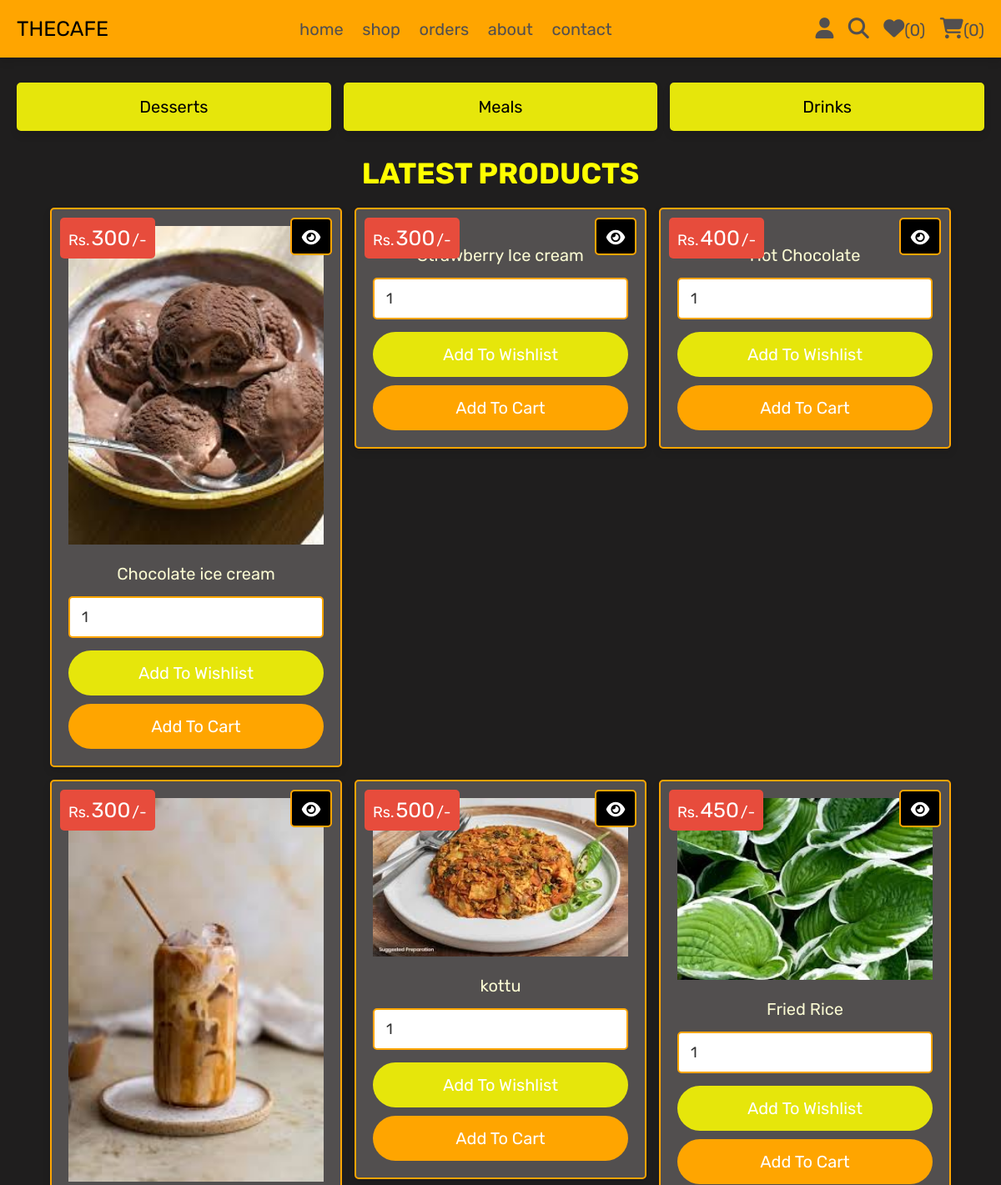
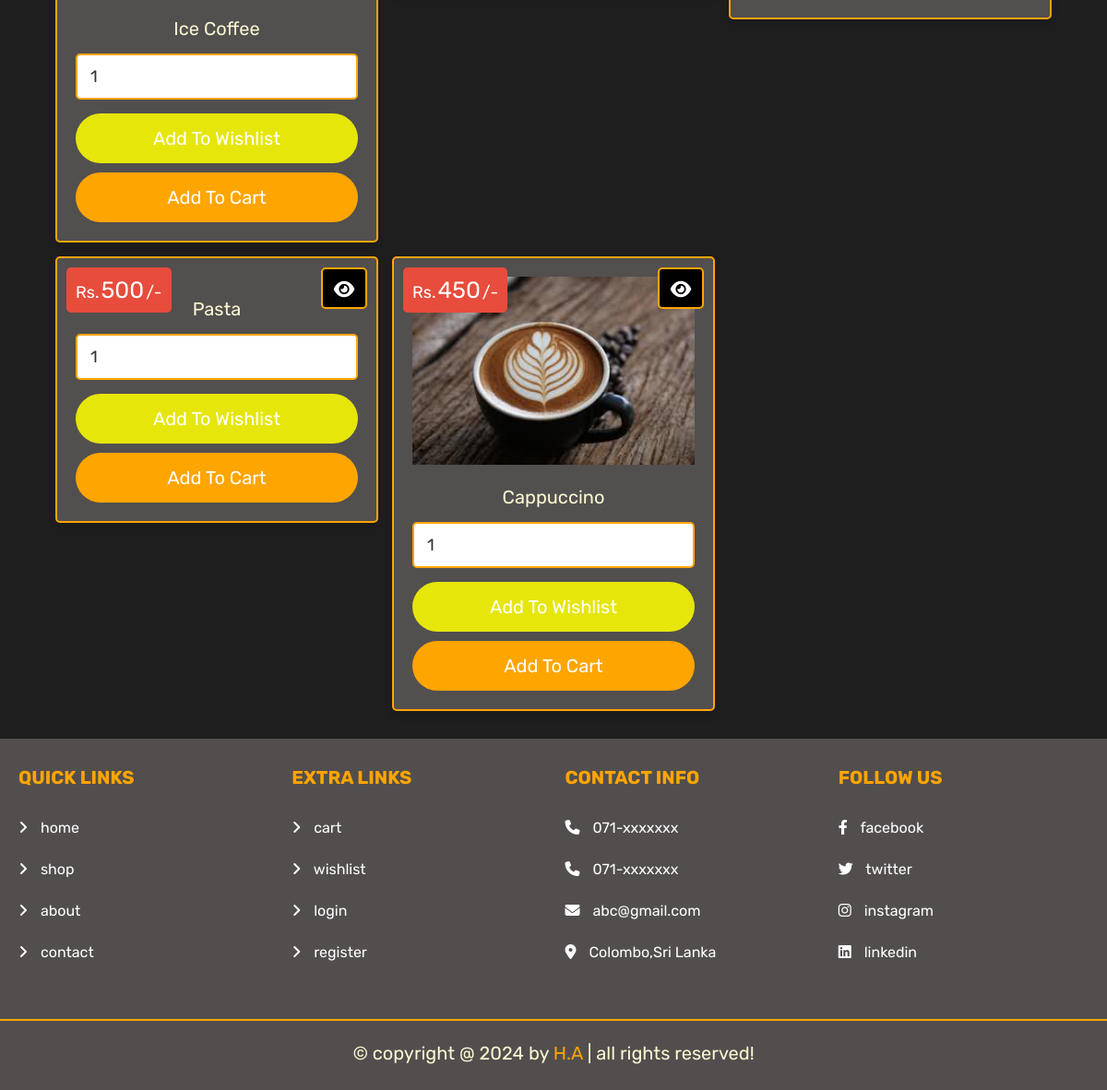
The page /shop.php (signed in) on the database its author committed (2 pictures, top to bottom).
### tables this page shows
CREATE TABLE `products` (
  `id` int(100) NOT NULL,
  `name` varchar(100) NOT NULL,
  `category` varchar(20) NOT NULL,
  `details` varchar(500) NOT NULL,
  `price` int(100) NOT NULL,
  `image` varchar(100) NOT NULL
);

### shop.php (the view, shortened to what this page needs)
<?php
@include 'config.php';
?>
<!DOCTYPE html>
<html lang="en">
<head>
   <link rel="stylesheet" href="https://cdnjs.cloudflare.com/ajax/libs/font-awesome/6.1.1/css/all.min.css">
   <link rel="stylesheet" href="css/style.css">
</head>
<body>
<?php include 'header.php'; ?>
<section class="p-category">
   <a href="category.php?category=desserts">desserts</a>
   <a href="category.php?category=meals">meals</a>
   <a href="category.php?category=drinks">drinks</a>
</section>
<section class="products">
   <h1 class="title">latest products</h1>
   <div class="box-container">
   <?php
      $select_products = $conn->prepare("SELECT * FROM `products`");
      $select_products->execute();
      if($select_products->rowCount() > 0){
         while($fetch_products = $select_products->fetch(PDO::FETCH_ASSOC)){
   ?>
   <form action="" class="box" method="POST">
      <div class="price">Rs.<span><?= $fetch_products['price']; ?></span>/-</div>
      <a href="view_page.php?pid=<?= $fetch_products['id']; ?>" class="fas fa-eye"></a>
      <img src="uploaded_img/<?= $fetch_products['image']; ?>" alt="">
      <div class="name"><?= $fetch_products['name']; ?></div>
      <input type="number" min="1" value="1" name="p_qty" class="qty">
      <input type="submit" value="add to wishlist" class="option-btn" name="add_to_wishlist">
      <input type="submit" value="add to cart" class="btn" name="add_to_cart">
   </form>
   <?php
      }
   }else{
      echo '<p class="empty">no products added yet!</p>';
   }
   ?>
   </div>
</section>
<?php include 'footer.php'; ?>
</body>
</html>

### css/style.css (style rules this page uses)
.products .box-container { display: grid; grid-template-columns: repeat(auto-fit, 35rem); gap:1.5rem; justify-content: center; align-items: flex-start; }
.products .box-container .box { padding:2rem; text-align: center; border:var(--border); background-color: var(--gray); box-shadow: var(--box-shadow); border-radius: .5rem; position: relative; }
.products .box-container .box .price { position: absolute; top:1rem; left:1rem; padding:1rem; border-radius: .5rem; background-color: var(--red); font-size: 1.8rem; color:var(--white); }
.products .box-container .box .price span { font-size: 2.5rem; color:var(--white); margin:0 .2rem; }
.products .box-container .box .fa-eye { position: absolute; top:1rem; right:1rem; border-radius: .5rem; height: 4.5rem; line-height: 4.3rem; width: 5rem; border:var(--border); color: white; font-size: 2rem; background-color: black; }
.products .box-container .box img { width: 100%; margin-bottom: 1rem; }
.products .box-container .box .name { font-size: 2rem; color: lightgoldenrodyellow; padding:1rem 0; }
.products .box-container .box .qty { margin:.5rem 0; border-radius: .5rem; padding:1.2rem 1.4rem; font-size: 1.8rem; color:var(--black); border:var(--border); width: 100%; }
.p-category { display: grid; grid-template-columns: repeat(auto-fit, minmax(27rem, 1fr)); gap:1.5rem; justify-content: center; align-items: flex-start; }
.p-category { padding-bottom: 0; }
.p-category a { padding:1.5rem; text-align: center; border: .2rem solid rgb(230, 230, 11); background-color: rgb(230, 230, 11); box-shadow: var(--box-shadow); border-radius: .5rem; font-size: 2rem; text-transform: capitalize; color: black; }

### css/components.css (style rules this page uses)
:root { --orange: orange; --red:#e74c3c; --black:#333; --gray:rgb(82, 79, 79); --light-color:#666; --white:#fff; --light-bg:#1f1e1e; --border:.2rem solid var(--orange); --box-shadow:0 .5rem 1rem rgba(0,0,0,.1); }
* { font-family: 'Rubik', sans-serif; margin:0; padding:0; box-sizing: border-box; outline: none; border:none; text-decoration: none; color:var(--black); }
body { background-color: var(--light-bg); }
html { font-size: 62.5%; overflow-x: hidden; scroll-behavior: smooth; scroll-padding-top: 6.5rem; }
section { padding:3rem 2rem; max-width: 1200px; margin:0 auto; }
.btn, .delete-btn, .option-btn { display: block; width: 100%; margin-top: 1rem; border: 2px solid transparent; border-radius: 30px; color:var(--white); font-size: 2rem; padding:1.3rem 3rem; text-transform: capitalize; cursor: pointer; text-align: center; transition: .4s; }
.btn { background-color: orange; }
.option-btn { background-color: rgb(230, 230, 11); }
.title { text-align: center; margin-bottom: 2rem; text-transform: uppercase; color:yellow; font-size: 3.5rem; }

### rows shown on the page
products: price "300", image (picture), name "Chocolate ice cream"
products: price "300", name "Strawberry Ice cream"
products: price "400", name "Hot Chocolate"
products: price "300", image (picture), name "Ice Coffee"
products: price "500", image (picture), name "kottu"
products: price "450", image (picture), name "Fried Rice"
products: price "500", name "Pasta"
products: price "450", image (picture), name "Cappuccino"

### other values the page prints
$count_wishlist_items->rowCount() "0"
$count_cart_items->rowCount() "0"
